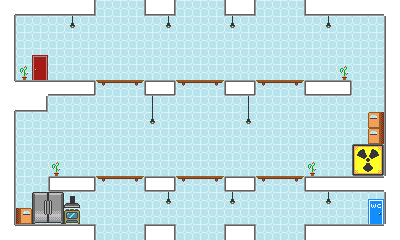

Below is a game level as drawn by its tile map, then a one-line description and the .tmx that defines it (tile-layer data replaced by summaries):
An orthogonal 25x15 tile map with 16x16 px tiles, 4 tile layers (background, collidables, furniture, decoratives) and 13 objects (9x saw, 2x cockroach, player, exit).

<map version="1.0" orientation="orthogonal" renderorder="right-down" width="25" height="15" tilewidth="16" tileheight="16" nextobjectid="32">
 <tileset firstgid="1" name="ld-32" tilewidth="16" tileheight="16">
  <image source="../images/ld-32.png" width="128" height="96" />
 </tileset>
 <layer name="background" width="25" height="15">
  <data>[375 cells, 375 non-empty, 1 distinct tile ids]</data>
 </layer>
 <layer name="collidables" width="25" height="15">
  <data>[375 cells, 109 non-empty, 11 distinct tile ids]</data>
 </layer>
 <layer name="furniture" width="25" height="15">
  <data>[375 cells, 21 non-empty, 10 distinct tile ids]</data>
 </layer>
 <layer name="decoratives" width="25" height="15">
  <data>[375 cells, 4 non-empty, 1 distinct tile ids]</data>
 </layer>
 <objectgroup color="#ff0010" name="objects">
  <properties>
   <property name="loop" value="true" />
   <property name="xVelocity" value="-100" />
   <property name="yVelocity" value="0" />
  </properties>
  <object id="3" name="player" type="player" x="32" y="60" width="16" height="20" />
  <object id="7" name="exit" type="exit" x="368" y="200" width="16" height="24" />
  <object id="14" type="cockroach" x="50" y="148" width="18" height="29">
   <properties>
    <property name="endPatrol" value="317" />
    <property name="isImmune" value="true" />
    <property name="isStatic" value="false" />
    <property name="startPatrol" value="48" />
   </properties>
  </object>
  <object id="17" type="saw" x="288" y="-16" width="16" height="16">
   <properties>
    <property name="loop" value="true" />
    <property name="xVelocity" value="0" />
    <property name="yVelocity" value="125" />
   </properties>
  </object>
  <object id="23" type="saw" x="272" y="-16" width="16" height="16">
   <properties>
    <property name="loop" value="true" />
    <property name="xVelocity" value="0" />
    <property name="yVelocity" value="110" />
   </properties>
  </object>
  <object id="24" type="saw" x="256" y="-16" width="16" height="16">
   <properties>
    <property name="loop" value="true" />
    <property name="xVelocity" value="0" />
    <property name="yVelocity" value="125" />
   </properties>
  </object>
  <object id="25" type="saw" x="96" y="-16" width="16" height="16">
   <properties>
    <property name="loop" value="true" />
    <property name="xVelocity" value="0" />
    <property name="yVelocity" value="125" />
   </properties>
  </object>
  <object id="26" type="saw" x="112" y="-16" width="16" height="16">
   <properties>
    <property name="loop" value="true" />
    <property name="xVelocity" value="0" />
    <property name="yVelocity" value="110" />
   </properties>
  </object>
  <object id="27" type="saw" x="128" y="-16" width="16" height="16">
   <properties>
    <property name="loop" value="true" />
    <property name="xVelocity" value="0" />
    <property name="yVelocity" value="125" />
   </properties>
  </object>
  <object id="28" type="saw" x="176" y="240" width="16" height="16">
   <properties>
    <property name="loop" value="true" />
    <property name="xVelocity" value="0" />
    <property name="yVelocity" value="-125" />
   </properties>
  </object>
  <object id="29" type="saw" x="192" y="240" width="16" height="16">
   <properties>
    <property name="loop" value="true" />
    <property name="xVelocity" value="0" />
    <property name="yVelocity" value="-110" />
   </properties>
  </object>
  <object id="30" type="saw" x="208" y="240" width="16" height="16">
   <properties>
    <property name="loop" value="true" />
    <property name="xVelocity" value="0" />
    <property name="yVelocity" value="-125" />
   </properties>
  </object>
  <object id="31" type="cockroach" x="332" y="50" width="18" height="29">
   <properties>
    <property name="endPatrol" value="332" />
    <property name="isImmune" value="true" />
    <property name="isStatic" value="false" />
    <property name="startPatrol" value="16" />
   </properties>
  </object>
 </objectgroup>
</map>
